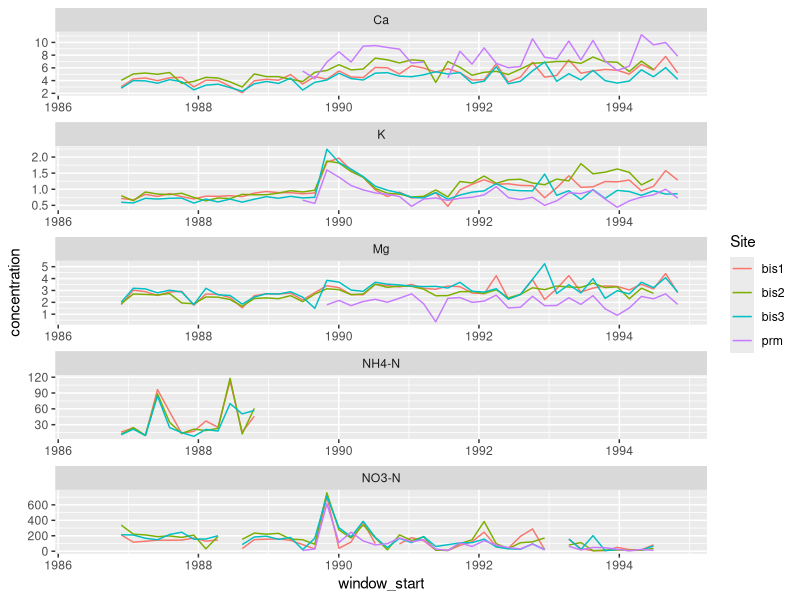

The R source for this figure:
library(tidyverse)
bisley1 <- read_csv("data/bisley1.csv")
bisley2 <- read_csv("data/bisley2.csv")
bisley3 <- read_csv("data/bisley3.csv")
prm <- read_csv("data/prm.csv")

#keep columns: 
# - Sample_Date
# - NH4-N
# - NO3-N
# - K
# - Ca
# - Mg

#select relevant columns and label by site
cleaned_bis_1 <- bisley1 |> 
  select(`NH4-N`, `NO3-N`, Sample_Date, K, Ca, Mg) |> 
  mutate(Site = "bis1")
cleaned_bis_2 <- bisley2 |> 
  select(`NH4-N`, `NO3-N`, Sample_Date, K, Ca, Mg) |> 
  mutate(Site = "bis2")
cleaned_bis_3 <- bisley3 |> 
  select(`NH4-N`, `NO3-N`, Sample_Date, K, Ca, Mg) |> 
  mutate(Site = "bis3")
cleaned_prm <- prm |> 
  select(`NH4-N`, `NO3-N`, Sample_Date, K, Ca, Mg) |> 
  mutate(Site = "prm")




# new tables for 9 week moving averages for each site
bis_window_1 <- tibble (
  window_start = seq(ymd("1986-05-20"), ymd("1994-12-30"), by = "9 weeks"),
  Site = "bis1",
  `NH4-N` = NA,
  `NO3-N` = NA,
  K = NA,
  Ca = NA,
  Mg = NA
)
bis_window_2 <- tibble (
  window_start = seq(ymd("1986-05-20"), ymd("1994-12-30"), by = "9 weeks"),
  Site = "bis2",
  `NH4-N` = NA,
  `NO3-N` = NA,
  K = NA,
  Ca = NA,
  Mg = NA
)
bis_window_3 <- tibble (
  window_start = seq(ymd("1986-05-20"), ymd("1994-12-30"), by = "9 weeks"),
  Site = "bis3",
  `NH4-N` = NA,
  `NO3-N` = NA,
  K = NA,
  Ca = NA,
  Mg = NA
)
prm_window <- tibble (
  window_start = seq(ymd("1986-05-20"), ymd("1994-12-30"), by = "9 weeks"),
  Site = "prm",
  `NH4-N` = NA,
  `NO3-N` = NA,
  K = NA,
  Ca = NA,
  Mg = NA
)


## create a moving window average for each dataset
# Bis 1:
for(i in 1:nrow(bis_window_1)){
  w1 <- bis_window_1$window_start[i]
  w2 <- w1 + 9

  `NH4-N` <- cleaned_bis_1$`NH4-N`[cleaned_bis_1$Sample_Date >= w1 & cleaned_bis_1$Sample_Date < w2]
  `NO3-N` <- cleaned_bis_1$`NO3-N`[cleaned_bis_1$Sample_Date >= w1 & cleaned_bis_1$Sample_Date < w2]
  K <- cleaned_bis_1$K[cleaned_bis_1$Sample_Date >= w1 & cleaned_bis_1$Sample_Date < w2]
  Ca <- cleaned_bis_1$Ca[cleaned_bis_1$Sample_Date >= w1 & cleaned_bis_1$Sample_Date < w2]
  Mg <- cleaned_bis_1$Mg[cleaned_bis_1$Sample_Date >= w1 & cleaned_bis_1$Sample_Date < w2]
  Site <- cleaned_bis_1$Site[w1]

  bis_window_1$`NH4-N`[i] <- mean(`NH4-N`, na.rm = TRUE)
  bis_window_1$`NO3-N`[i] <- mean(`NO3-N`, na.rm = TRUE)
  bis_window_1$K[i] <- mean(K, na.rm = TRUE)
  bis_window_1$Ca[i] <- mean(Ca, na.rm = TRUE)
  bis_window_1$Mg[i] <- mean(Mg, na.rm = TRUE)
  
}

# Bis 2:
for(i in 1:nrow(bis_window_2)){
  w1 <- bis_window_2$window_start[i]
  w2 <- w1 + 9

  `NH4-N` <- cleaned_bis_2$`NH4-N`[cleaned_bis_2$Sample_Date >= w1 & cleaned_bis_2$Sample_Date < w2]
  `NO3-N` <- cleaned_bis_2$`NO3-N`[cleaned_bis_2$Sample_Date >= w1 & cleaned_bis_2$Sample_Date < w2]
  K <- cleaned_bis_2$K[cleaned_bis_2$Sample_Date >= w1 & cleaned_bis_2$Sample_Date < w2]
  Ca <- cleaned_bis_2$Ca[cleaned_bis_2$Sample_Date >= w1 & cleaned_bis_2$Sample_Date < w2]
  Mg <- cleaned_bis_2$Mg[cleaned_bis_2$Sample_Date >= w1 & cleaned_bis_2$Sample_Date < w2]
  Site <- cleaned_bis_2$Site[w1]

  bis_window_2$`NH4-N`[i] <- mean(`NH4-N`, na.rm = TRUE)
  bis_window_2$`NO3-N`[i] <- mean(`NO3-N`, na.rm = TRUE)
  bis_window_2$K[i] <- mean(K, na.rm = TRUE)
  bis_window_2$Ca[i] <- mean(Ca, na.rm = TRUE)
  bis_window_2$Mg[i] <- mean(Mg, na.rm = TRUE)
  
}


# Bis 3:
for(i in 1:nrow(bis_window_3)){
  w1 <- bis_window_3$window_start[i]
  w2 <- w1 + 9

  `NH4-N` <- cleaned_bis_3$`NH4-N`[cleaned_bis_3$Sample_Date >= w1 & cleaned_bis_3$Sample_Date < w2]
  `NO3-N` <- cleaned_bis_3$`NO3-N`[cleaned_bis_3$Sample_Date >= w1 & cleaned_bis_3$Sample_Date < w2]
  K <- cleaned_bis_3$K[cleaned_bis_3$Sample_Date >= w1 & cleaned_bis_3$Sample_Date < w2]
  Ca <- cleaned_bis_3$Ca[cleaned_bis_3$Sample_Date >= w1 & cleaned_bis_3$Sample_Date < w2]
  Mg <- cleaned_bis_3$Mg[cleaned_bis_3$Sample_Date >= w1 & cleaned_bis_3$Sample_Date < w2]
  Site <- cleaned_bis_3$Site[w1]

  bis_window_3$`NH4-N`[i] <- mean(`NH4-N`, na.rm = TRUE)
  bis_window_3$`NO3-N`[i] <- mean(`NO3-N`, na.rm = TRUE)
  bis_window_3$K[i] <- mean(K, na.rm = TRUE)
  bis_window_3$Ca[i] <- mean(Ca, na.rm = TRUE)
  bis_window_3$Mg[i] <- mean(Mg, na.rm = TRUE)
  
}

# PRM:
for(i in 1:nrow(prm_window)){
  w1 <- prm_window$window_start[i]
  w2 <- w1 + 9

  `NH4-N` <- cleaned_prm$`NH4-N`[cleaned_prm$Sample_Date >= w1 & cleaned_prm$Sample_Date < w2]
  `NO3-N` <- cleaned_prm$`NO3-N`[cleaned_prm$Sample_Date >= w1 & cleaned_prm$Sample_Date < w2]
  K <- cleaned_prm$K[cleaned_prm$Sample_Date >= w1 & cleaned_prm$Sample_Date < w2]
  Ca <- cleaned_prm$Ca[cleaned_prm$Sample_Date >= w1 & cleaned_prm$Sample_Date < w2]
  Mg <- cleaned_prm$Mg[cleaned_prm$Sample_Date >= w1 & cleaned_prm$Sample_Date < w2]
  Site <- cleaned_prm$Site[w1]

  prm_window$`NH4-N`[i] <- mean(`NH4-N`, na.rm = TRUE)
  prm_window$`NO3-N`[i] <- mean(`NO3-N`, na.rm = TRUE)
  prm_window$K[i] <- mean(K, na.rm = TRUE)
  prm_window$Ca[i] <- mean(Ca, na.rm = TRUE)
  prm_window$Mg[i] <- mean(Mg, na.rm = TRUE)
  
}


complete <- bind_rows(bis_window_1, bis_window_2, bis_window_3, prm_window)
reshaped <- complete |> 
  pivot_longer(
    cols = c(`NH4-N`, `NO3-N`, K, Ca, Mg),
    names_to = "nutrient", 
    values_to = "concentration"
    )

mergeddd <- bind_rows(bis_window_1, bis_window_2, bis_window_3, prm_window)

ggplot(
  data = reshaped,
  mapping = aes(
    x = window_start,
    y = concentration,
    color = Site
  )
) + geom_line()+
  facet_wrap(
    vars(nutrient), 
    scales = "free", 
    ncol = 1
  )
